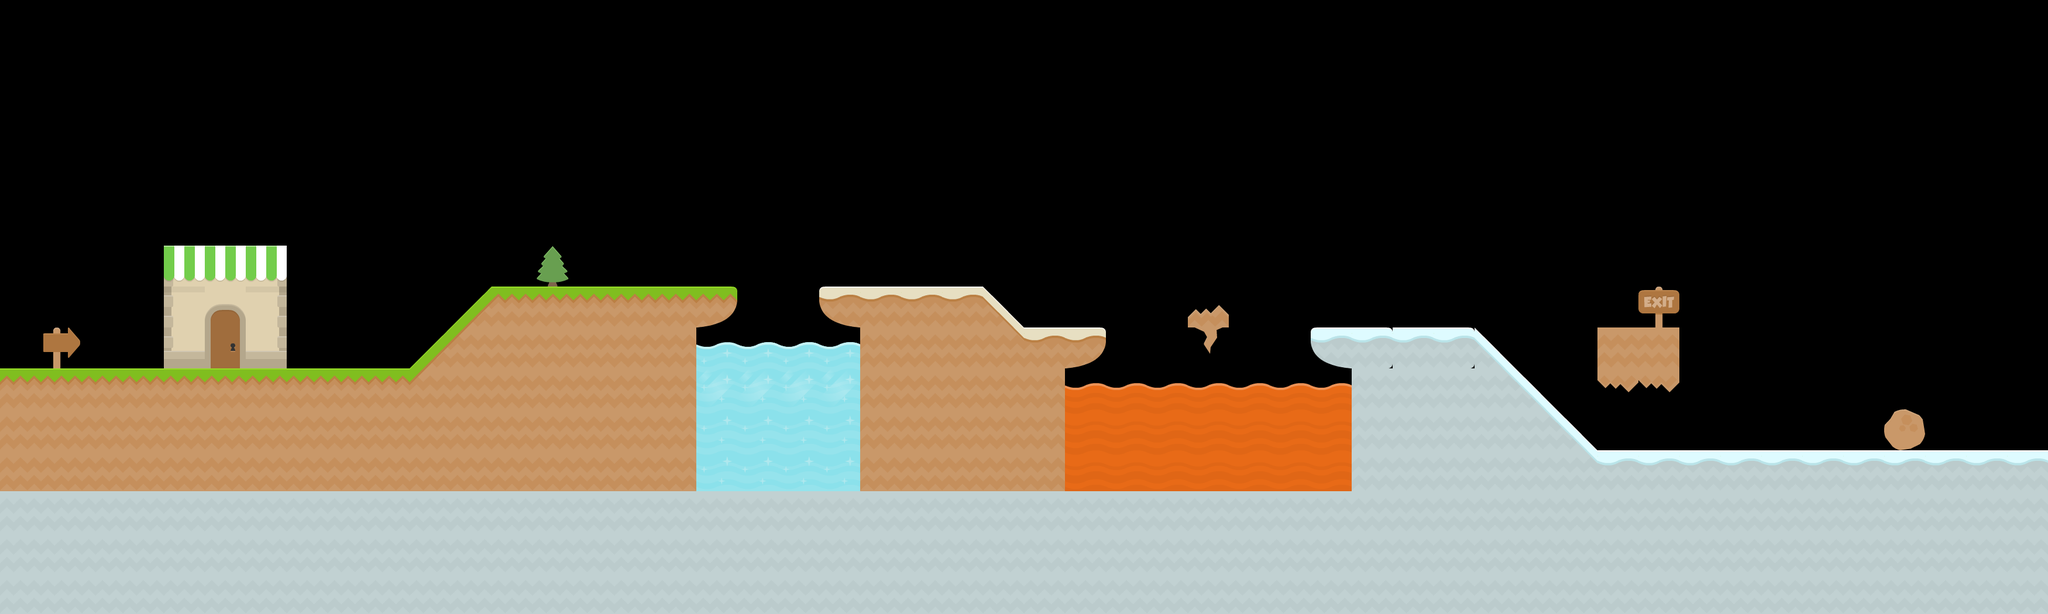

This is a level from a 2D game, rendered from its Tiled map with the project's own tilesets. A one-line summary and the map file follow, with tile-layer data summarised:
An orthogonal 50x15 tile map with 70x70 px tiles, 2 tile layers (lane1ground1, lane1ground2), 1 hidden layer not drawn, 6 tilesets and 3 objects.

<map version="1.0" orientation="orthogonal" renderorder="right-down" width="50" height="15" tilewidth="70" tileheight="70" nextobjectid="9">
 <tileset firstgid="1" name="base" tilewidth="70" tileheight="70" spacing="2" tilecount="156" columns="12">
  <image source="Platformer-Art-Complete-Pack/Base pack/Tiles/tiles_spritesheet.png" width="914" height="936" />
 </tileset>
 <tileset firstgid="157" name="buildings" tilewidth="70" tileheight="70" tilecount="98" columns="14">
  <image source="Platformer-Art-Complete-Pack/Buildings expansion/sheet.png" width="980" height="490" />
 </tileset>
 <tileset firstgid="255" name="ice" tilewidth="70" tileheight="70" tilecount="98" columns="14">
  <image source="Platformer-Art-Complete-Pack/Ice expansion/sheet.png" width="980" height="490" />
 </tileset>
 <tileset firstgid="353" name="metal" tilewidth="70" tileheight="70" tilecount="98" columns="14">
  <image source="Platformer-Art-Complete-Pack/Request pack/sheet.png" width="980" height="490" />
 </tileset>
 <tileset firstgid="451" name="Backgrounds" tilewidth="1024" tileheight="512" tilecount="1" columns="0">
  <tile id="0">
   <image width="1024" height="512" source="Platformer-Art-Complete-Pack/Mushroom expansion/Backgrounds/bg_grasslands.png" />
  </tile>
 </tileset>
 <tileset firstgid="452" name="bg_grasslands" tilewidth="70" tileheight="70" tilecount="98" columns="14">
  <image source="Platformer-Art-Complete-Pack/Mushroom expansion/Backgrounds/bg_grasslands.png" width="1024" height="512" />
 </tileset>
 <layer name="background" width="50" height="15" visible="0">
  <data>[750 cells, 750 non-empty, 1 distinct tile ids]</data>
 </layer>
 <layer name="lane1ground1" width="50" height="15">
  <data>[750 cells, 328 non-empty, 33 distinct tile ids]</data>
 </layer>
 <layer name="lane1ground2" width="50" height="15">
  <data>[750 cells, 11 non-empty, 7 distinct tile ids]</data>
 </layer>
 <objectgroup name="collision">
  <object id="4" x="0" y="631">
   <polyline points="0,0 700,-1 842,-141 1256,-141 1260,-116 1244,-90 1208,-73 1190,-70 1189,208 1468,208 1470,-68 1436,-78 1410,-93 1400,-109 1400,-135 1404,-140 1678,-142 1750,-71 1887,-71 1892,-55 1886,-34 1872,-16 1856,-7 1822,-1 1820,208 2313,208 2313,0 2274,-5 2258,-19 2242,-35 2238,-52 2240,-71 2517,-71 2727,139 3497,138" />
  </object>
  <object id="5" x="2030" y="557">
   <polyline points="0,0 1,-17 13,-28 21,-21 32,-31 38,-25 52,-34 67,-23 69,0 4,2" />
  </object>
  <object id="6" x="2729" y="562">
   <polyline points="0,0 139,-1 139,91 2,95 1,6" />
  </object>
 </objectgroup>
</map>
